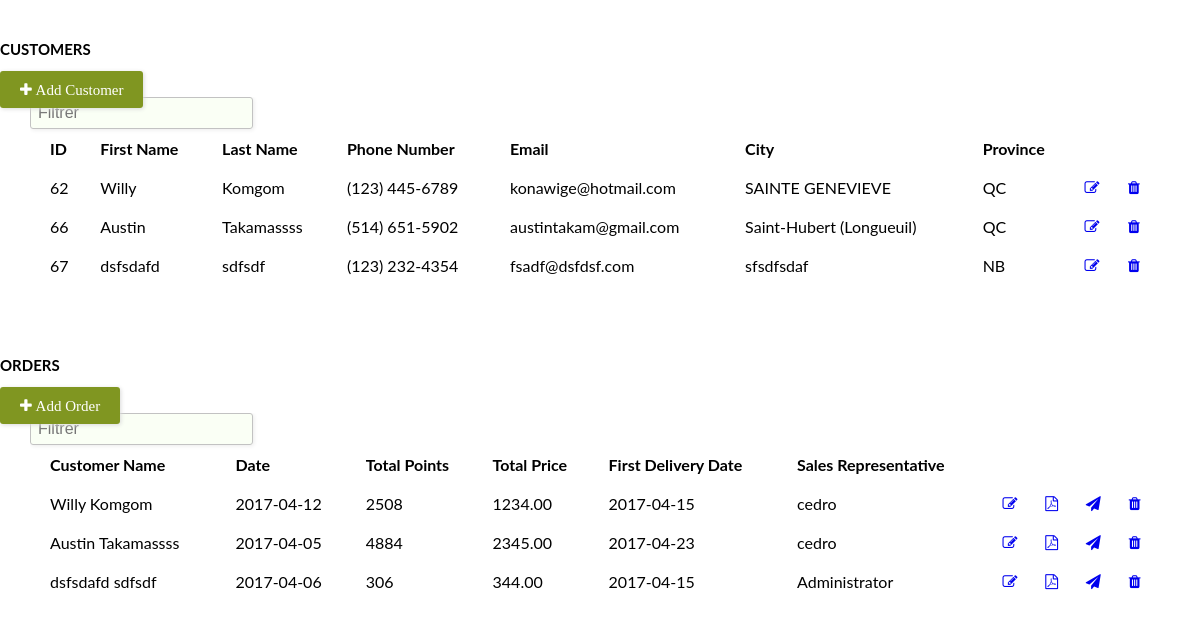
The app's page /order/sales-dashboard.php (signed in) with its own data.
### tables this page shows
CREATE TABLE `customer` (
  `id` int(10) UNSIGNED NOT NULL,
  `lastname` varchar(30) NOT NULL,
  `firstname` varchar(30) NOT NULL,
  `maritalstatus` enum('SINGLE','MARRIED','GIVEN PARTNER') NOT NULL,
  `numdependent` tinyint(3) UNSIGNED DEFAULT NULL,
  `streetaddress1` varchar(60) NOT NULL,
  `streetaddress2` varchar(60) NOT NULL,
  `city` varchar(30) NOT NULL,
  `province` varchar(2) NOT NULL,
  `postalcode` varchar(7) NOT NULL,
  `sector` varchar(16) DEFAULT NULL,
  `owner` tinyint(1) DEFAULT NULL,
  `howlongyear` tinyint(3) UNSIGNED DEFAULT NULL,
  `phone` varchar(14) NOT NULL,
  `workphone` varchar(14) DEFAULT NULL,
  `email` varchar(320) DEFAULT NULL,
  `fax` varchar(14) DEFAULT NULL,
  `lastname2` varchar(30) DEFAULT NULL,
  `firstname2` varchar(30) DEFAULT NULL,
  `phone2` varchar(14) DEFAULT NULL,
  `fax2` varchar(14) DEFAULT NULL,
  `email2` varchar(320) DEFAULT NULL,
  `password` text NOT NULL
);

CREATE TABLE `form_completion` (
  `id` int(10) UNSIGNED NOT NULL,
  `customer_id` int(10) UNSIGNED NOT NULL,
  `total_points` int(10) UNSIGNED NOT NULL,
  `price` decimal(18,2) UNSIGNED NOT NULL,
  `rebate` decimal(18,2) NOT NULL,
  `subtotal` decimal(18,2) NOT NULL,
  `deposit` decimal(18,2) NOT NULL,
  `total` decimal(18,2) NOT NULL,
  `notice` text NOT NULL,
  `cc_flag` tinyint(1) NOT NULL,
  `cc_notes` text NOT NULL,
  `cc_number` varchar(16) NOT NULL,
  `cc_month` enum('JAN','FEB','MAR','APR','MAY','JUN','JUL','AUG','SEPT','OCT','NOV','DEC') NOT NULL,
  `cc_year` varchar(4) NOT NULL,
  `cc_ccv` varchar(3) NOT NULL,
  `cc_name` varchar(100) NOT NULL,
  `preauthorized_flag` tinyint(1) NOT NULL,
  `preauthorized_notes` text NOT NULL,
  `cash_flag` tinyint(1) NOT NULL,
  `cash_notes` text NOT NULL,
  `conditions_nummonths` tinyint(3) UNSIGNED NOT NULL,
  `conditions_startcontractdate` date NOT NULL,
  `conditions_firstdeliverydate` date NOT NULL,
  `conditions_numwithdrawals` tinyint(3) UNSIGNED NOT NULL,
  `conditions_withdrawalamount` decimal(10,2) NOT NULL,
  `conditions_firstwithdrawaldate` date NOT NULL,
  `signature_date` date NOT NULL,
  `signature_address` varchar(255) NOT NULL,
  `signature_merchant_name` varchar(100) NOT NULL,
  `signature_merchant_url` varchar(255) NOT NULL,
  `signature_consumer_name` varchar(100) NOT NULL,
  `signature_consumer_url` varchar(255) NOT NULL,
  `signature_consumer2_name` varchar(100) NOT NULL,
  `signature_consumer2_url` varchar(255) NOT NULL,
  `status` smallint(1) NOT NULL DEFAULT '0',
  `formId` varchar(30) NOT NULL,
  `edited_points` int(10) NOT NULL DEFAULT '0',
  `representative_id` smallint(5) UNSIGNED NOT NULL
);

### order/sales-dashboard.php (the view, shortened to what this page needs)
<?php
include '../inc/header.php';
?>
<div class="form-style-2-heading">Customers</div>
<a href="customer.php" class="button"><i class="fa fa-plus"> Add Customer</i></a>
<?php
$sql = "SELECT * FROM customer";
$result = $conn->query($sql);
echo "<div class='container'><input type='search' class='input-field section-null' data-table='order-table' placeholder='Filtrer' />
		<table class='order-table'>";
echo "<thead><tr>";
echo "<td>ID</td><td>First Name</td><td>Last Name</td><td>Phone Number</td><td>Email</td><td>City</td><td>Province</td><td></td>";
echo "</tr></thead>";
while ($row = $result->fetch_assoc())
{
	echo "<tr>";
	echo "<td>".$row['id']."</td><td>".$row['firstname']."</td><td>".$row['lastname']."</td><td>".$row['phone']."</td><td>".$row['email'].
	     "</td><td>".$row['city']."</td><td>".$row['province']."</td><td><a href='customer.php?id=".$row['id']."'><i class='fa fa-edit'></i></a></td><td>
			<a href='../actions/delete.php?custid=".$row['id']."'><i class='fa fa-trash'></i></a></td>";
	echo "</tr>";
}
echo "</table></div>";
?>
<div class="row">
	<div class="space1"></div>
</div>
<div class="form-style-2-heading">Orders</div>
<a href="start.php" class="button"><i class="fa fa-plus"> Add Order</i></a>
<?php
$sql = "SELECT * FROM form_completion";
$result = $conn->query($sql);
echo "<div class='container'><input type='search' class='input-field section-null' data-table='order-table' placeholder='Filtrer' />
		<table class='order-table'>";
echo "<thead><tr>";
echo "<td>Customer Name</td><td>Date</td><td>Total Points</td><td>Total Price</td><td>First Delivery Date</td><td>Sales Representative</td><td></td>";
echo "</tr></thead>";
while ($row = $result->fetch_assoc())
{
	$sql2 = "SELECT * FROM customer WHERE id=".$row['customer_id']." LIMIT 1";
	$result2 = $conn->query($sql2);
	$row2 = $result2->fetch_assoc();
	echo "<tr>";
	echo "<td>$row2[firstname] $row2[lastname]</td><td>$row[signature_date]</td><td>$row[total_points]</td><td>$row[price]</td><td>$row[conditions_firstdeliverydate]</td><td>".
					"$row[signature_merchant_name]</td><td><a href='edit.php?id=$row[id]'><i class='fa fa-edit'></i></a></td>".
					"<td><a title='View Contract' href='contract.php?id=$row[id]'><i class='fa fa-file-pdf-o'></i></a></td>
					<td><a title='Resend Emails' href='print.php?id=$row[id]&email=$row2[email]&name=$row2[firstname]$row2[lastname]'><i class='fa fa-send'></i></a>
					<td><a href='../actions/delete.php?formid=".$row['id']."'><i class='fa fa-trash'></i></a></td>";
	echo "</tr>";
}
echo "</table></div>";
?>

### order/css/style.css (style rules this page uses)
.row { width:100%; clear:both; }
.row > div { padding: 10px 0; }
.form-style-2-heading { font-weight: bold; margin-bottom: 20px; font-size: 15px; padding-bottom: 4px; font-family:Lato, sans-serif; text-transform: uppercase; margin-top: 40px; }
div { margin: 10px 0; }
.space1 { height: 1px; }
.section-null { width: initial !important; }
input.input-field { width: 100%; }
input.input-field, .tel-number-field, .textarea-field, .checkbox-field, .select-field, select { box-sizing: border-box; -webkit-box-sizing: border-box; -moz-box-sizing: border-box; border: 1px solid #C2C2C2; box-shadow: 1px 1px 4px #EBEBEB; -moz-box-shadow: 1px 1px 4px #EBEBEB; -webkit-box-shadow: 1px 1px 4px #EBEBEB; border-radius: 3px; -webkit-border-radius: 3px; -moz-border-radius: 3px; padding: 6px 7px; outline: none; font-size: 16px; line-height: 16px; background: rgba(248, 255, 241, 0.72); }
.button { background-color: #809621 !important; border: none !important; padding: 9px 20px 10px 20px !important; color: #fff !important; box-shadow: 1px 1px 4px #DADADA !important; -moz-box-shadow: 1px 1px 4px #DADADA !important; -webkit-box-shadow: 1px 1px 4px #DADADA !important; border-radius: 3px !important; -webkit-border-radius: 3px !important; -moz-border-radius: 3px !important; font-family:Lato,sans-serif !important; width: inherit !important; font-size: 15px !important; line-height: 15px; }
.container { text-align: center; overflow: hidden; width: 95%; margin: 0 auto; font-family:Lato,sans-serif ; }
.container table { width: 100%; }
.container td, .container th { padding: 10px; }
.container td:first-child, .container th:first-child { padding-left: 20px; }
.container td:last-child, .container th:last-child { padding-right: 20px; }
.container thead { border-bottom: 1px solid #ddd; position: relative; font-weight: bold; }
.container >input { float: left; }
a:-webkit-any-link { text-decoration: none; }
i.fa { font-style: normal; font-size: 15px; subletter-spacing: 0.5px; }
table { border-spacing: 0px; }

### records on screen
customer: id "62", firstname "Willy", lastname "Komgom", phone "(123) 445-6789", email "konawige@hotmail.com", city "SAINTE GENEVIEVE", province "QC"
customer: id "66", firstname "Austin", lastname "Takamassss", phone "(514) 651-5902", email "austintakam@gmail.com", city "Saint-Hubert (Longueuil)", province "QC"
customer: id "67", firstname "dsfsdafd", lastname "sdfsdf", phone "(123) 232-4354", email "fsadf@dsfdsf.com", city "sfsdfsdaf", province "NB"
form_completion: customer.firstname "Willy", customer.lastname "Komgom", signature_date "2017-04-12", total_points "2508", price "1234.00", conditions_firstdeliverydate "2017-04-15", signature_merchant_name "cedro"
form_completion: customer.firstname "Austin", customer.lastname "Takamassss", signature_date "2017-04-05", total_points "4884", price "2345.00", conditions_firstdeliverydate "2017-04-23", signature_merchant_name "cedro"
form_completion: customer.firstname "dsfsdafd", customer.lastname "sdfsdf", signature_date "2017-04-06", total_points "306", price "344.00", conditions_firstdeliverydate "2017-04-15", signature_merchant_name "Administrator"
